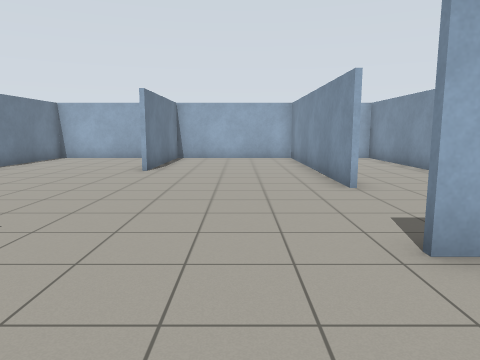
view 1 (above)

13 first-person views from a walk through a robot-simulator world made for Gazebo. The camera is 1.2 m above the floor, tilts 8° down and sees 70° across. The floor is counted in squares, 1 m on a side. Each view is taken from the middle of a square. On the plan, view 1 faces up. The plan holds only what a view shows up to about 14 squares ahead; the rest is blank.

view 2
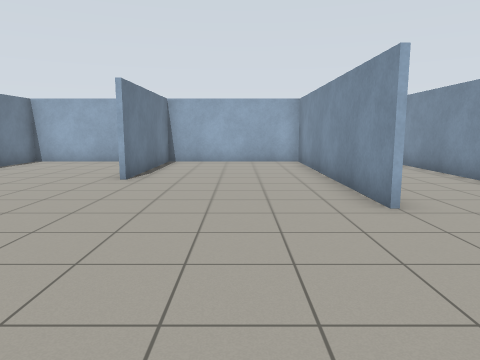

view 3
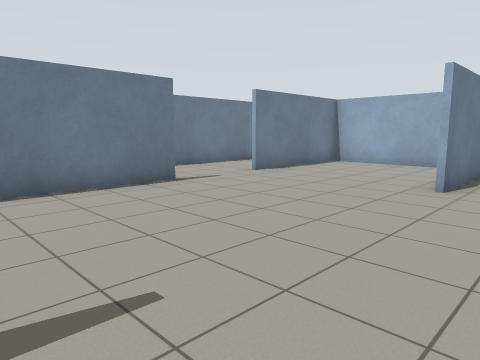

view 4
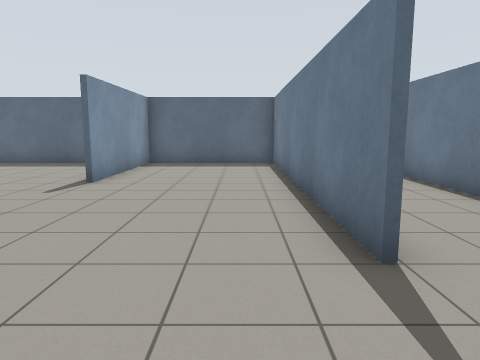

view 5
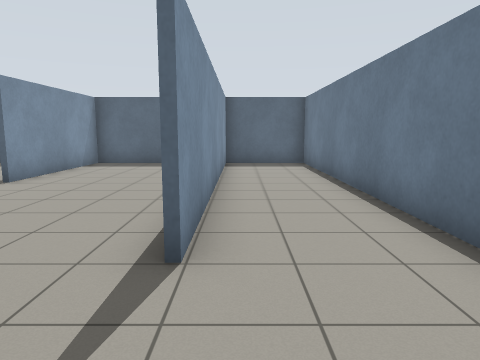

view 6
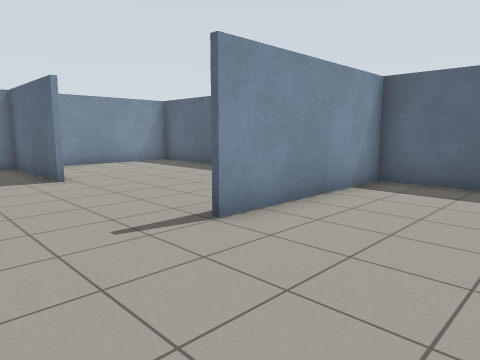

view 7
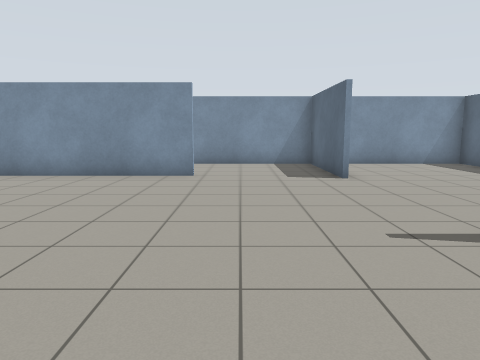

view 8
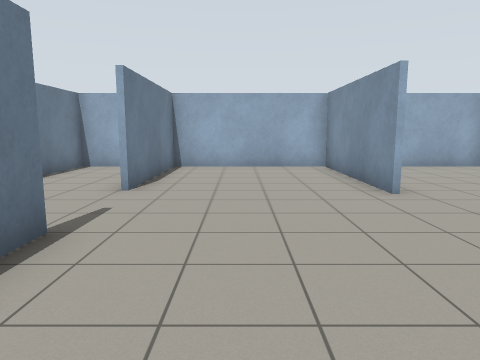

view 9
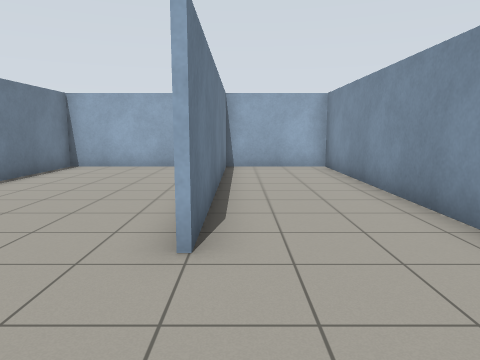

view 10
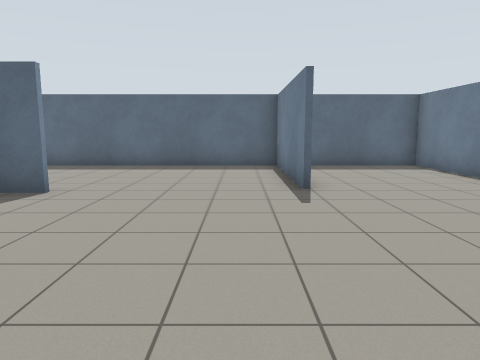

view 11
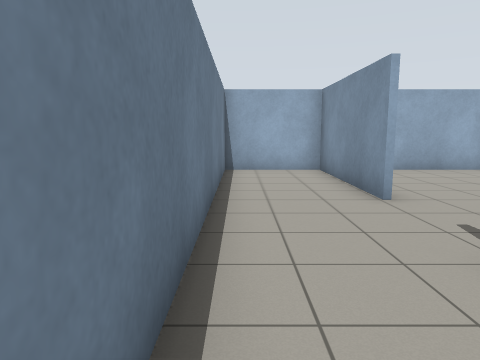

view 12
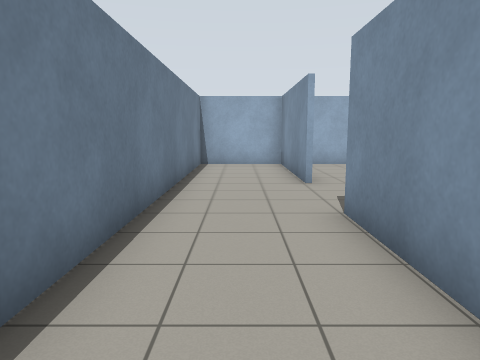

view 13
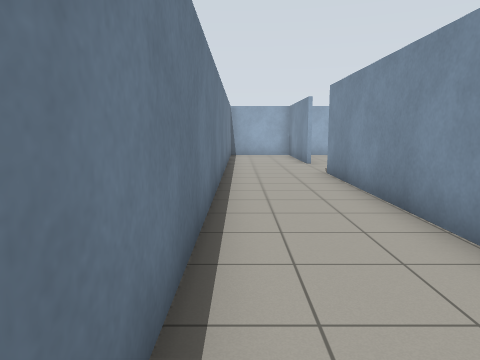

### Floor plan
Points are (right, up) in squares from view 1. A wall is a line through its corners. A room is listed if a view was taken in it or the views show most of it. See-through windows are left out.
Room 1 (views 1, 2, 3, 4, 5, 6, 7, 8, 9, 10, 11, 12, 13)
walls: (-3.3, 3) (-3.3, -2.4); (-3, 10.5) (-3, 15.9); (1.7, 3.3) (6, 3.3) (6, 15.9) (-11.5, 15.9) (-11.5, -2.3) (6, -2.3) (6, 1.9); (2.4, 7.2) (2.4, 15.9); (-8.3, 8) (-8.3, -2.4); (2.4, 3.2) (1.7, 3.2); (-8.5, 10.9) (-8.5, 16); (-3.5, -2.4) (-3.5, 3); (-8.5, -1.9) (-8.5, 8); (-2.9, 15.9) (-2.9, 10.5); (2.5, 15.4) (2.5, 7.2); (-8.3, 16) (-8.3, 10.9)

Positions as (right, up) in squares from view 1, and headings:
1: (0, 0), facing up
2: (0, 2), facing up
3: (-1, 3), facing up-left
4: (-7, 11), facing down
5: (-9, 11), facing down
6: (-7, 6), facing down-right
7: (-7, 6), facing right
8: (-6, 4), facing up
9: (3, 4), facing up
10: (-2, 10), facing down
11: (-11, 5), facing up
12: (-10, 3), facing up
13: (-11, -2), facing up
